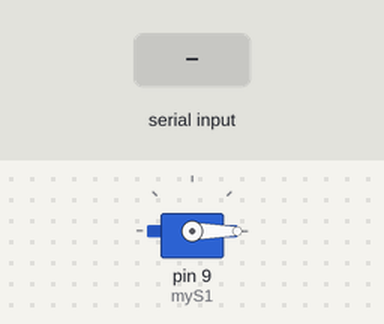
This sketch was run on a simulated Arduino Uno, built with avr-gcc and run on an emulated ATmega328P. Shown: servo. The test bench sets the inputs (shaded band).

Above: at 1.2 s.
1.3 s: "a" received over Serial
At 2.4 s:
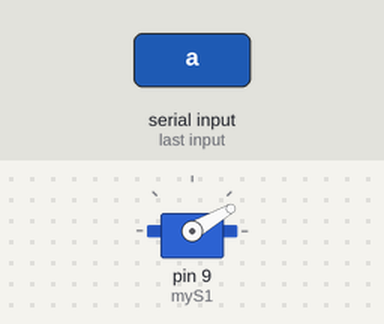
2.8 s: "d" received over Serial
At 3.5 s:
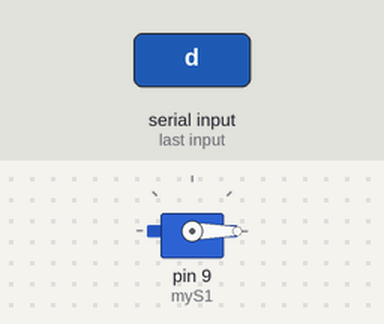
Timing chart, 0 to 5.8 s (numbered marks = the images above; inputs shaded):
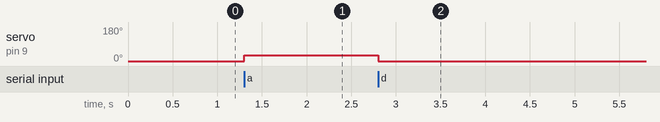

Measured:
- after the input at 1.3 s, servo on pin 9 (myS1): 0° → 30° at once
- after the input at 2.8 s, servo on pin 9 (myS1): 30° → 0° at once

The sketch:

Servo_Control.ino
```cpp
#include <Servo.h>

//Define servo
Servo myS1;
//Servo myS2;

//Servo position in degrees
int serPos = 0;
int pos = 0;
int val;

void setup() {
  // put your setup code here, to run once:
  Serial.begin(9600);
  myS1.attach(9);
  myS1.write(0);
}

void loop(){
  if(Serial.available()){
    val = Serial.read();
    if(val == 'a')
    {
//      pos += 1;
      myS1.write(30);
    }
    if(val == 'd')
    {
//      pos -= 1;
      myS1.write(0);
    }
  }
}
```
